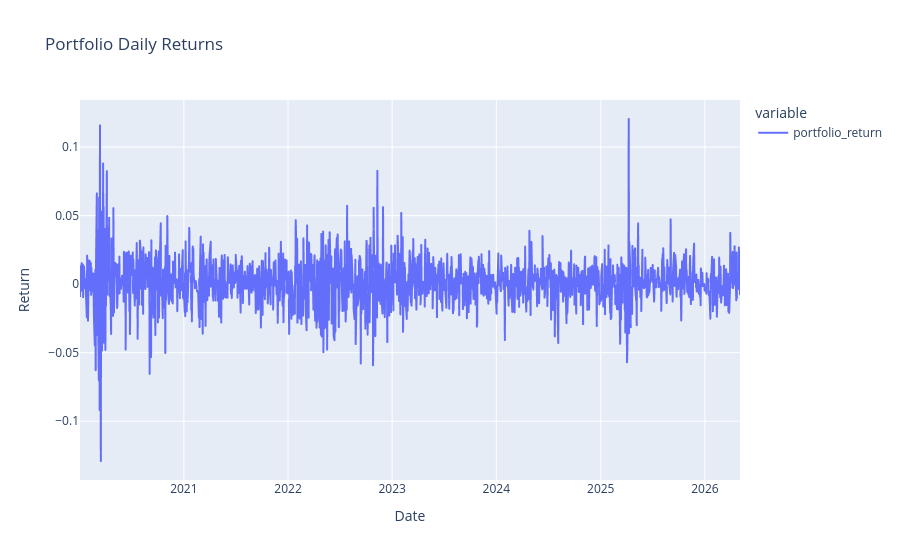

Notebook cell for this chart:
### Code cell
# Portfolio returns chart: visualize daily portfolio return path.

px.line(portfolio_returns, title="Portfolio Daily Returns", labels={"value": "Return", "Date": "Date"})

### Figure 1 — Plotly figure (JSON) as saved in the notebook; plotly's stock layout.template omitted (floating-point values rounded to 4 significant figures; data arrays with more than 128 entries replaced by an {"elided": "..."} marker saying what was removed)
{"data": [{"hovertemplate": "variable=portfolio_return<br>Date=%{x}<br>Return=%{y}<extra></extra>", "legendgroup": "portfolio_return", "line": {"color": "#636efa", "dash": "solid"}, "marker": {"symbol": "circle"}, "mode": "lines", "name": "portfolio_return", "showlegend": true, "type": "scattergl", "x": {"elided": "1591 str values"}, "xaxis": "x", "y": {"elided": "1591 float values"}, "yaxis": "y"}], "layout": {"legend": {"title": {"text": "variable"}, "tracegroupgap": 0}, "title": {"text": "Portfolio Daily Returns"}, "xaxis": {"anchor": "y", "domain": [0, 1], "title": {"text": "Date"}}, "yaxis": {"anchor": "x", "domain": [0, 1], "title": {"text": "Return"}}}}
